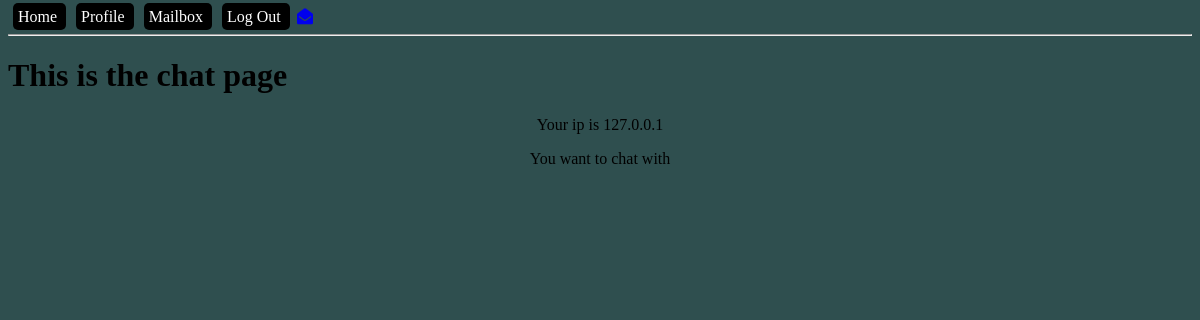
/chat/3 (signed in), run on an earlier commit of the app's database.
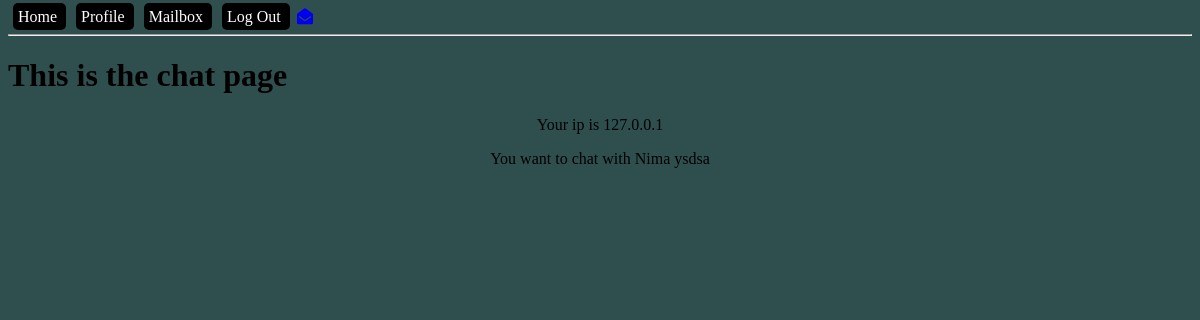
And on a later commit of the database.
### models.py (models this page shows, shortened)
class User(db.Model):
    id = db.Column(db.Integer, primary_key=True, autoincrement=True)
    name = db.Column(db.String(150))
    email = db.Column(db.String(150), unique=True)
    password = db.Column(db.String(100))
    admin = db.Column(db.BOOLEAN, default=False)
    online = db.Column(db.BOOLEAN, default=False)
    sent_messages = db.relationship('Message', backref='sender', lazy=True)
    recv_messages = db.relationship('Message', secondary=message_recv, lazy='subquery',
                                    backref=db.backref('receivers', lazy=True))

### blueprints/user/__init__.py (the view)
@bp_user.get('/chat/<user_id>')
def chat_get(user_id):
    chat_server_ip = request.remote_addr
    user_id = int(user_id)
    chat_with = get_user_by_id(user_id)
    return render_template('chat.html', ip=chat_server_ip, chat_user=chat_with)

### app.py (called while the page is built)
def create_app():
    app = Flask(__name__)
    app.config['SECRET_KEY'] = '123secret'
    app.config['SQLALCHEMY_TRACK_MODIFICATIONS'] = False
    app.config['SQLALCHEMY_DATABASE_URI'] = 'sqlite:///db.sqlite'
    db.init_app(app)
    login_manager = LoginManager()
    login_manager.init_app(app)
    @login_manager.user_loader
    def load_user(user_id):
        from models import User
        return User.query.filter_by(id=user_id).first()
    from blueprints.open import bp_open
    app.register_blueprint(bp_open)
    from blueprints.user import bp_user
    app.register_blueprint(bp_user)
    from blueprints.api import bp_api
    app.register_blueprint(bp_api, url_prefix='/api/v1.0')
    from blueprints.admin import bp_admin
    app.register_blueprint(bp_admin)
    from blueprints.ajax import bp_ajax
    app.register_blueprint(bp_ajax)
    return app

### controllers/user_controller.py (called while the page is built)
def get_user_by_id(user_id):
    from models import User
    return User.query.filter(User.id == user_id).first()

### templates/chat.html (shortened to what this page needs)
{% extends "base-template.html" %}
{% block content %}
    <h1>This is the chat page</h1>
    <p>Your ip is {{ ip }}</p>
    <p>You want to chat with {{ chat_user.name }}</p>
{% endblock %}

What changed in the data, as far as the page shows it:
added User: name "Nima ysdsa"
